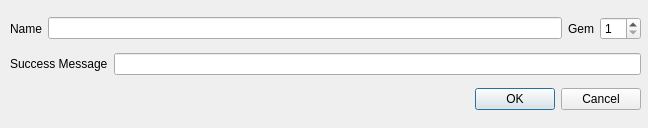
<?xml version="1.0" encoding="UTF-8"?>
<ui version="4.0">
 <class>AddSpell</class>
 <widget class="QDialog" name="AddSpell">
  <property name="geometry">
   <rect>
    <x>0</x>
    <y>0</y>
    <width>648</width>
    <height>128</height>
   </rect>
  </property>
  <property name="windowTitle">
   <string>Dialog</string>
  </property>
  <widget class="QWidget" name="">
   <property name="geometry">
    <rect>
     <x>10</x>
     <y>10</y>
     <width>631</width>
     <height>108</height>
    </rect>
   </property>
   <layout class="QGridLayout" name="gridLayout_3">
    <item row="0" column="0">
     <layout class="QGridLayout" name="gridLayout_2">
      <item row="0" column="0">
       <widget class="QLabel" name="label">
        <property name="text">
         <string>Name</string>
        </property>
       </widget>
      </item>
      <item row="0" column="1">
       <widget class="QLineEdit" name="spellName"/>
      </item>
      <item row="0" column="2">
       <widget class="QLabel" name="label_2">
        <property name="text">
         <string>Gem</string>
        </property>
       </widget>
      </item>
      <item row="0" column="3">
       <widget class="QSpinBox" name="spellGem">
        <property name="minimum">
         <number>1</number>
        </property>
        <property name="maximum">
         <number>13</number>
        </property>
       </widget>
      </item>
     </layout>
    </item>
    <item row="1" column="0">
     <layout class="QGridLayout" name="gridLayout">
      <item row="0" column="0">
       <widget class="QLabel" name="label_3">
        <property name="text">
         <string>Success Message</string>
        </property>
       </widget>
      </item>
      <item row="0" column="1">
       <widget class="QLineEdit" name="spellSuccessMessage"/>
      </item>
     </layout>
    </item>
    <item row="2" column="0">
     <widget class="QDialogButtonBox" name="buttonBox">
      <property name="orientation">
       <enum>Qt::Horizontal</enum>
      </property>
      <property name="standardButtons">
       <set>QDialogButtonBox::Cancel|QDialogButtonBox::Ok</set>
      </property>
     </widget>
    </item>
   </layout>
  </widget>
 </widget>
 <resources/>
 <connections>
  <connection>
   <sender>buttonBox</sender>
   <signal>accepted()</signal>
   <receiver>AddSpell</receiver>
   <slot>accept()</slot>
   <hints>
    <hint type="sourcelabel">
     <x>248</x>
     <y>254</y>
    </hint>
    <hint type="destinationlabel">
     <x>157</x>
     <y>274</y>
    </hint>
   </hints>
  </connection>
  <connection>
   <sender>buttonBox</sender>
   <signal>rejected()</signal>
   <receiver>AddSpell</receiver>
   <slot>reject()</slot>
   <hints>
    <hint type="sourcelabel">
     <x>316</x>
     <y>260</y>
    </hint>
    <hint type="destinationlabel">
     <x>286</x>
     <y>274</y>
    </hint>
   </hints>
  </connection>
 </connections>
</ui>
